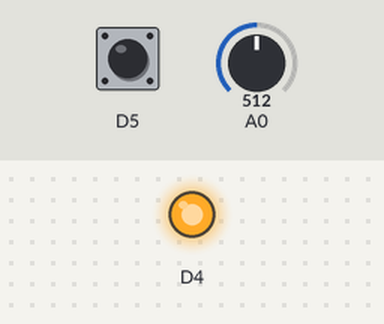
Simulated run of this program. Board: ESP8266 (Wemos D1 mini). Parts: output pins drawn as LEDs (lit = HIGH). The inputs (shaded band) are chosen by the test bench; at power-on: D5 HIGH, A0 = 512.

Above: at 1.2 s.
1.3 s: D5 pulled LOW for 1 s
At 3.4 s:
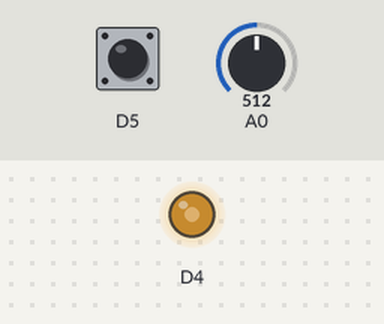
3.8 s: A0 set to 716
At 4.8 s:
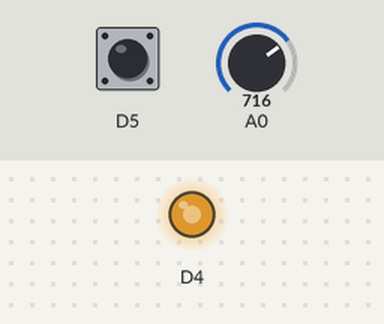
5.4 s: A0 set to 0
At 5.9 s:
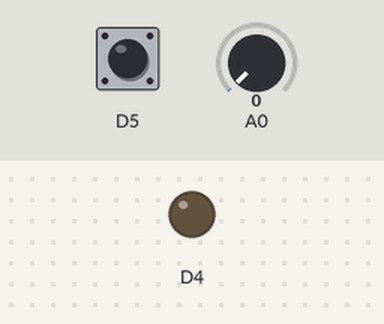
6.9 s: A0 set to 1023
At 8.3 s:
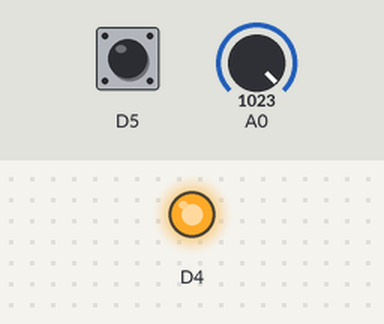
Timing chart, 0 to 9.4 s (numbered marks = the images above; inputs shaded):
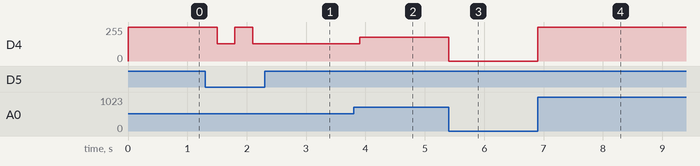

The program:

main.cpp
```cpp
// I, Nolan Carter, student number 000817341, certify that this material is my original work.
// No other person's work has been used without due acknowledgement and neither have I made my work available to anyone else.

#include <Arduino.h>
int led; // stores weither the led should be on or off

void setup() {
  // configure the USB serial monitor
  Serial.begin(115200);

  // configure pin D5 as digital input - this is the pushbutton
  pinMode(D5, INPUT_PULLUP);

  // configure pin D4 as a digital output - this is the LED
  pinMode(D4, OUTPUT);

  led = 0;
}

void loop() {
  int iButton;
  int iVal;

  iButton = digitalRead(D5); // reads button value
  iVal = analogRead(A0); // reads variable resistor value

  if (iButton == 0) // checks if the button is pressed
  {
    if (led == 0) // checks weither the led is on or off and switchs it
    {
      led = 1; // set led on
    }
    else{
      led = 0; // set led off
    }
  }

  if (led == 1)
  {
    analogWrite(D4, iVal/4); // gets brightness level from variable resistor
  }
  else{
    analogWrite(D4, 255); // led is off
  }

  delay(300); // debounce
}
```

Measured:
- after the input at 1.3 s, D4: 255/255 → 128/255 after 0.20 s, → 255/255 0.30 s later, → 128/255 0.30 s later
- after the input at 3.8 s, D4: 128/255 → 179/255 after 0.10 s
- after the input at 5.4 s, D4: 179/255 → 0/255 at once
- after the input at 6.9 s, D4: 0/255 → 255/255 at once
